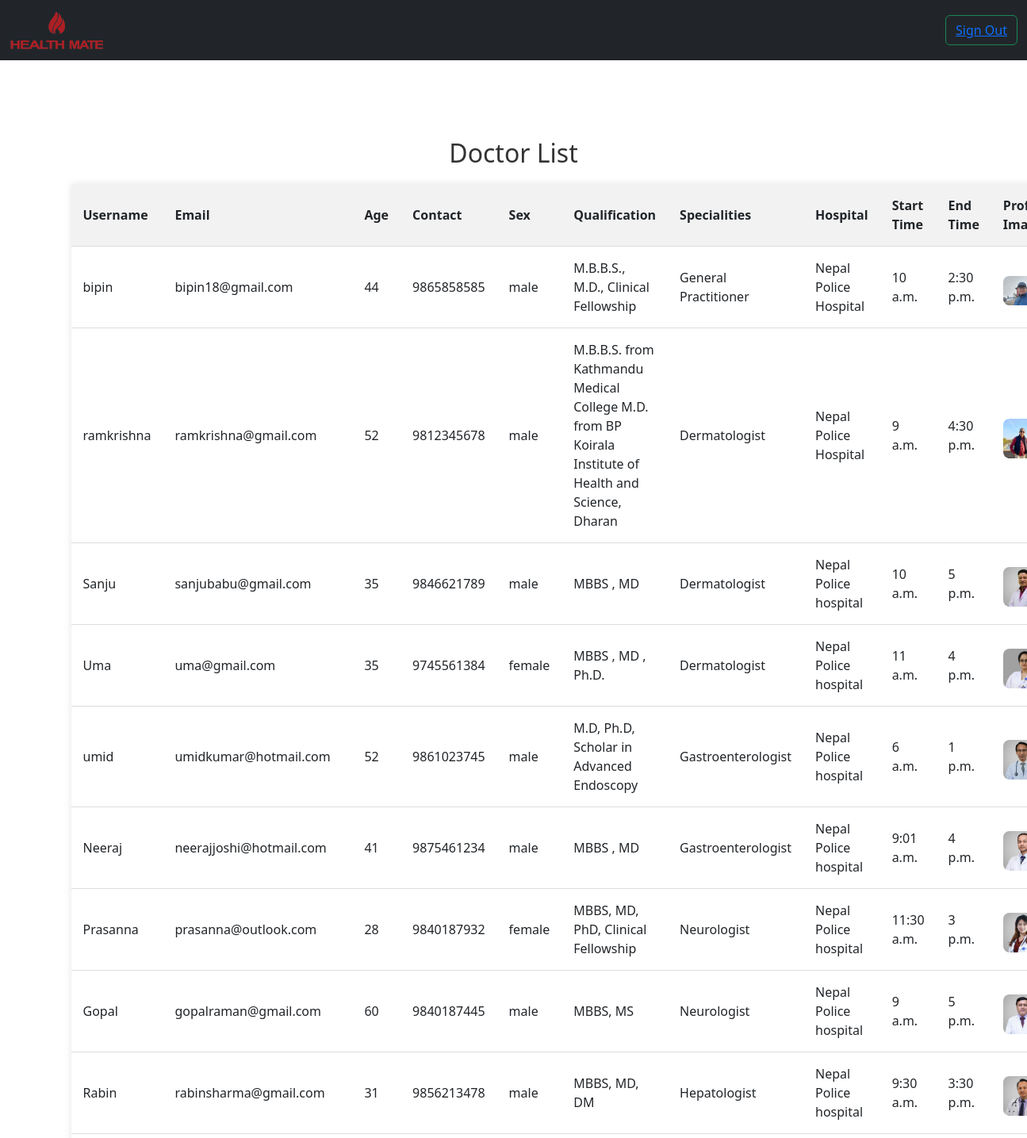
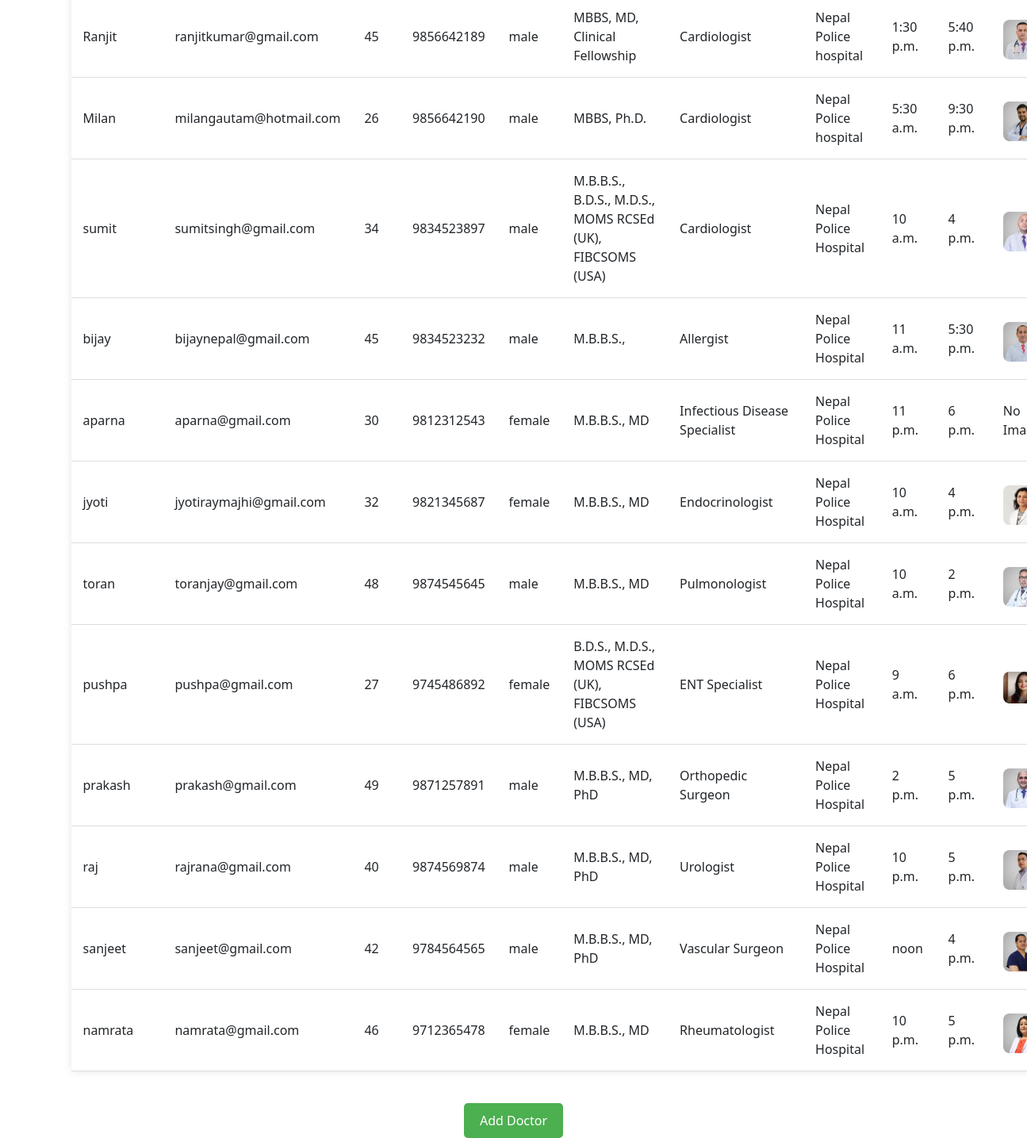
/doctor_list, run on the app's committed database (2 pictures, top to bottom).
### home/models.py (models this page shows, shortened)
class Doctor(models.Model):
    user = models.OneToOneField(CustomUser, on_delete=models.CASCADE, primary_key=True)
    qualification = models.CharField(max_length=100)
    specialities = models.CharField(max_length=100)
    descriptions = models.TextField()
    hospital=models.TextField()
    availability_days = models.ManyToManyField('DoctorAvailability',related_name='doctors')
    start_time = models.TimeField()
    end_time = models.TimeField()
    break_start1 = models.TimeField()
    break_end1 = models.TimeField()
    break_start2 = models.TimeField()
    break_end2 = models.TimeField()
    is_booked = models.BooleanField(default=False)

class CustomUser(AbstractUser):
    age = models.IntegerField(null=True, blank=True)
    contact = models.CharField(max_length=15, null=True, blank=True)
    joined_date = models.DateTimeField(auto_now_add=True)
    sex = models.CharField(max_length=10, choices=[('male', 'Male'), ('female', 'Female'), ('other', 'Other')], null=True, blank=True)
    address = models.TextField(null=True, blank=True)
    profile_image = models.ImageField(upload_to='profile_images/', null=True, blank=True)
    objects = CustomUserManager()

### home/views.py (the view)
# urls.py: path("doctor_list",views.doctor_list, name="doctor_list"),
def doctor_list(request):
    doctors = Doctor.objects.all()
    return render(request, 'doctor_list.html', {'doctors': doctors})

### template/doctor_list.html (shortened to what this page needs)
{% extends 'admin_base.html' %}
{% block content %}
    <div class="container">
        <h2>Doctor List</h2>
        <table class="doctor-table">
            <thead>
                <tr>
                    <th>Username</th>
                    <th>Email</th>
                    <th>Age</th>
                    <th>Contact</th>
                    <th>Sex</th>
                    <th>Qualification</th>
                    <th>Specialities</th>
                    <th>Hospital</th>
                    <th>Start Time</th>
                    <th>End Time</th>
                    <th>Profile Image</th>
                </tr>
            </thead>
            <tbody>
                {% for doctor in doctors %}
                    <tr>
                        <td>{{ doctor.user.username }}</td>
                        <td>{{ doctor.user.email }}</td>
                        <td>{{ doctor.user.age }}</td>
                        <td>{{ doctor.user.contact }}</td>
                        <td>{{ doctor.user.sex }}</td>
                        <td>{{ doctor.qualification }}</td>
                        <td>{{ doctor.specialities }}</td>
                        <td>{{ doctor.hospital }}</td>
                        <td>{{ doctor.start_time }}</td>
                        <td>{{ doctor.end_time }}</td>
                        <td>
                            {% if doctor.user.profile_image %}
                                <img src="{{ doctor.user.profile_image.url }}" alt="{{ doctor.user.username }} Profile Image" width="50">
                            {% else %}
                                No Image
                            {% endif %}
                        </td>
                    </tr>
                {% endfor %}
            </tbody>
        </table>
        <a class="add-doctor-button" href="{% url 'add_doctor' %}">Add Doctor</a>
    </div>
{% endblock %}

### template/doctor_list.html (style rules this page uses)
.container { margin-top: 50px; text-align: center; }
h2 { color: #333; text-align: center; margin-bottom: 20px; }
.doctor-table { width: 100%; border-collapse: collapse; margin: 20px 0; box-shadow: 0 0 10px rgba(0, 0, 0, 0.1); }
.doctor-table th, .doctor-table td { padding: 15px; text-align: left; border-bottom: 1px solid #ddd; }
.doctor-table { background-color: #fff; transition: background-color 0.3s ease; }
.doctor-table th { background-color: #f2f2f2; }
.doctor-table td img { max-width: 100%; height: auto; border-radius: 8px; margin-top: 8px; }
.add-doctor-button { background: #4CAF50; color: white; padding: 10px 20px; border: none; border-radius: 5px; cursor: pointer; text-decoration: none; margin-top: 20px; display: inline-block; transition: background-color 0.3s ease; }

### data on the page
Doctor: user.username "bipin", user.email "bipin18@gmail.com", user.age "44", user.contact "9865858585", user.sex "male", qualification "M.B.B.S., M.D., Clinical Fellowship", specialities "General Practitioner", hospital "Nepal Police Hospital", start_time "10 a.m.", end_time "2:30 p.m.", user.profile_image (picture)
Doctor: user.username "ramkrishna", user.email "ramkrishna@gmail.com", user.age "52", user.contact "9812345678", user.sex "male", qualification "M.B.B.S. from Kathmandu Medical College M.D. from BP Koirala Institute of Health and Science, Dharan", specialities "Dermatologist", hospital "Nepal Police Hospital", start_time "9 a.m.", end_time "4:30 p.m.", user.profile_image (picture)
Doctor: user.username "Sanju", user.email "sanjubabu@gmail.com", user.age "35", user.contact "9846621789", user.sex "male", qualification "MBBS , MD", specialities "Dermatologist", hospital "Nepal Police hospital", start_time "10 a.m.", end_time "5 p.m.", user.profile_image (picture)
Doctor: user.username "Uma", user.email "uma@gmail.com", user.age "35", user.contact "9745561384", user.sex "female", qualification "MBBS , MD , Ph.D.", specialities "Dermatologist", hospital "Nepal Police hospital", start_time "11 a.m.", end_time "4 p.m.", user.profile_image (picture)
Doctor: user.username "umid", user.email "umidkumar@hotmail.com", user.age "52", user.contact "9861023745", user.sex "male", qualification "M.D, Ph.D, Scholar in Advanced Endoscopy", specialities "Gastroenterologist", hospital "Nepal Police hospital", start_time "6 a.m.", end_time "1 p.m.", user.profile_image (picture)
Doctor: user.username "Neeraj", user.email "neerajjoshi@hotmail.com", user.age "41", user.contact "9875461234", user.sex "male", qualification "MBBS , MD", specialities "Gastroenterologist", hospital "Nepal Police hospital", start_time "9:01 a.m.", end_time "4 p.m.", user.profile_image (picture)
Doctor: user.username "Prasanna", user.email "prasanna@outlook.com", user.age "28", user.contact "9840187932", user.sex "female", qualification "MBBS, MD, PhD, Clinical Fellowship", specialities "Neurologist", hospital "Nepal Police hospital", start_time "11:30 a.m.", end_time "3 p.m.", user.profile_image (picture)
Doctor: user.username "Gopal", user.email "gopalraman@gmail.com", user.age "60", user.contact "9840187445", user.sex "male", qualification "MBBS, MS", specialities "Neurologist", hospital "Nepal Police hospital", start_time "9 a.m.", end_time "5 p.m.", user.profile_image (picture)
Doctor: user.username "Rabin", user.email "rabinsharma@gmail.com", user.age "31", user.contact "9856213478", user.sex "male", qualification "MBBS, MD, DM", specialities "Hepatologist", hospital "Nepal Police hospital", start_time "9:30 a.m.", end_time "3:30 p.m.", user.profile_image (picture)
Doctor: user.username "Ranjit", user.email "ranjitkumar@gmail.com", user.age "45", user.contact "9856642189", user.sex "male", qualification "MBBS, MD, Clinical Fellowship", specialities "Cardiologist", hospital "Nepal Police hospital", start_time "1:30 p.m.", end_time "5:40 p.m.", user.profile_image (picture)
Doctor: user.username "Milan", user.email "milangautam@hotmail.com", user.age "26", user.contact "9856642190", user.sex "male", qualification "MBBS, Ph.D.", specialities "Cardiologist", hospital "Nepal Police hospital", start_time "5:30 a.m.", end_time "9:30 p.m.", user.profile_image (picture)
Doctor: user.username "sumit", user.email "sumitsingh@gmail.com", user.age "34", user.contact "9834523897", user.sex "male", qualification "M.B.B.S., B.D.S., M.D.S., MOMS RCSEd (UK), FIBCSOMS (USA)", specialities "Cardiologist", hospital "Nepal Police Hospital", start_time "10 a.m.", end_time "4 p.m.", user.profile_image (picture)
Doctor: user.username "bijay", user.email "bijaynepal@gmail.com", user.age "45", user.contact "9834523232", user.sex "male", qualification "M.B.B.S.,", specialities "Allergist", hospital "Nepal Police Hospital", start_time "11 a.m.", end_time "5:30 p.m.", user.profile_image (picture)
Doctor: user.username "aparna", user.email "aparna@gmail.com", user.age "30", user.contact "9812312543", user.sex "female", qualification "M.B.B.S., MD", specialities "Infectious Disease Specialist", hospital "Nepal Police Hospital", start_time "11 p.m.", end_time "6 p.m.", shows "No…"
Doctor: user.username "jyoti", user.email "jyotiraymajhi@gmail.com", user.age "32", user.contact "9821345687", user.sex "female", qualification "M.B.B.S., MD", specialities "Endocrinologist", hospital "Nepal Police Hospital", start_time "10 a.m.", end_time "4 p.m.", user.profile_image (picture)
Doctor: user.username "toran", user.email "toranjay@gmail.com", user.age "48", user.contact "9874545645", user.sex "male", qualification "M.B.B.S., MD", specialities "Pulmonologist", hospital "Nepal Police Hospital", start_time "10 a.m.", end_time "2 p.m.", user.profile_image (picture)
Doctor: user.username "pushpa", user.email "pushpa@gmail.com", user.age "27", user.contact "9745486892", user.sex "female", qualification "B.D.S., M.D.S., MOMS RCSEd (UK), FIBCSOMS (USA)", specialities "ENT Specialist", hospital "Nepal Police Hospital", start_time "9 a.m.", end_time "6 p.m.", user.profile_image (picture)
Doctor: user.username "prakash", user.email "prakash@gmail.com", user.age "49", user.contact "9871257891", user.sex "male", qualification "M.B.B.S., MD, PhD", specialities "Orthopedic Surgeon", hospital "Nepal Police Hospital", start_time "2 p.m.", end_time "5 p.m.", user.profile_image (picture)
Doctor: user.username "raj", user.email "rajrana@gmail.com", user.age "40", user.contact "9874569874", user.sex "male", qualification "M.B.B.S., MD, PhD", specialities "Urologist", hospital "Nepal Police Hospital", start_time "10 p.m.", end_time "5 p.m.", user.profile_image (picture)
Doctor: user.username "sanjeet", user.email "sanjeet@gmail.com", user.age "42", user.contact "9784564565", user.sex "male", qualification "M.B.B.S., MD, PhD", specialities "Vascular Surgeon", hospital "Nepal Police Hospital", start_time "noon", end_time "4 p.m.", user.profile_image (picture)
Doctor: user.username "namrata", user.email "namrata@gmail.com", user.age "46", user.contact "9712365478", user.sex "female", qualification "M.B.B.S., MD", specialities "Rheumatologist", hospital "Nepal Police Hospital", start_time "10 p.m.", end_time "5 p.m.", user.profile_image (picture)
